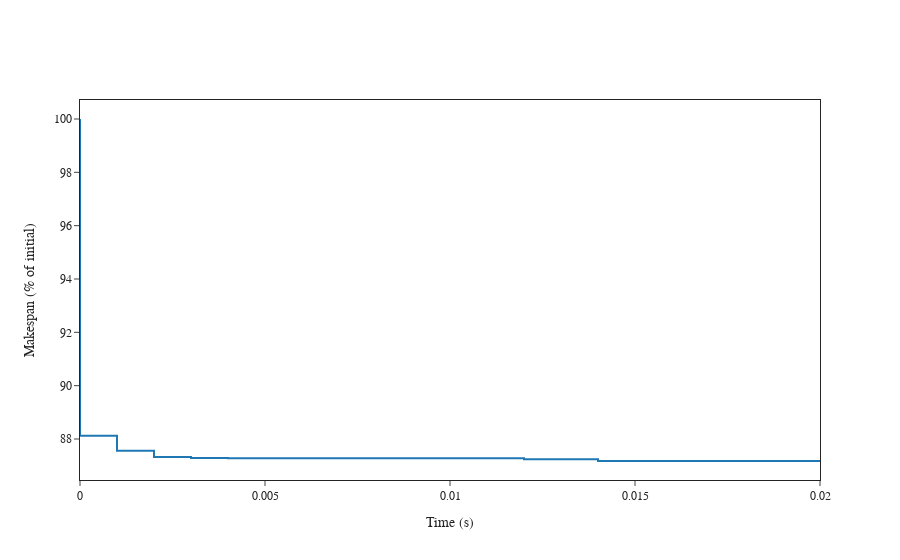

Notebook code for this chart:
### Code cell
size = "n80m8"
fig = plot_convergence(
    ["../solutions/improvement/ga/all/"],
    num_windows=100,
    size=size
)

fig.show()

if SAVE_IMAGE:
    save_convergence_image(fig, size)
